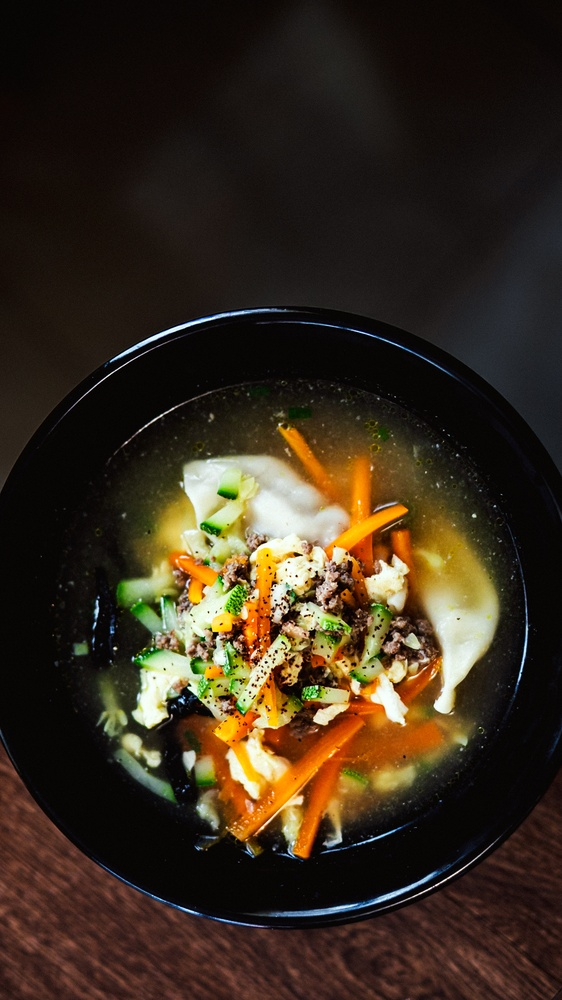
#> input picture historias/fotos/mandu-guk-cenital.jpg, 562 x 1000 px, shrunk from 1080 x 1920 before the run
$ python espacio-negativo.py ../fotos/mandu-guk-cenital.jpg
#> lines starting #> are read from the running program, lines starting #| are printed output that depends on the picture; after the words box and inside, x2 and y2 are one past the last pixel; in counts of white or black regions, pixels touching at a corner belong together
#!/usr/bin/env python3
"""Dónde puede ir el texto en una foto, y de qué color.

    python3 herramientas/espacio-negativo.py fotos/mi-foto.jpg

Busca las zonas sin detalle (espacio neutro) y para cada una informa la
luminancia y el contraste contra tinta blanca y oscura. El bloque de texto
se ancla a un borde, así que además de la zona neutra más grande reporta
las cuatro esquinas por separado: es lo que decide --ancla y --arriba.

"Neutra" = poca variación local. No alcanza con que sea oscura: la madera
es oscura y tiene veta, y texto chico sobre veta no se lee.
"""
import sys
import numpy as np
from PIL import Image

CELDA = 10          # px por celda de la grilla
UMBRAL = 0.010      # variación local por debajo de la cual la zona es neutra


def mapas(path):
    im = Image.open(path).convert("RGB")
    W, H = im.size
    a = np.asarray(im, dtype=np.float32) / 255.0
    # luminancia relativa: sRGB -> lineal -> Y (la misma que usa WCAG)
    lin = np.where(a <= 0.04045, a / 12.92, ((a + 0.055) / 1.055) ** 2.4)
    Y = lin[..., 0] * 0.2126 + lin[..., 1] * 0.7152 + lin[..., 2] * 0.0722
    gh, gw = H // CELDA, W // CELDA
    c = Y[:gh * CELDA, :gw * CELDA].reshape(gh, CELDA, gw, CELDA)
    media = c.mean(axis=(1, 3))
    detalle = c.std(axis=(1, 3))
    # sumar la variación ENTRE celdas vecinas: capta la veta de la madera,
    # que dentro de una celda de 10px puede parecer lisa
    dv = np.zeros_like(detalle)
    dv[:-1, :] += np.abs(media[1:, :] - media[:-1, :])
    dv[:, :-1] += np.abs(media[:, 1:] - media[:, :-1])
    return W, H, media, detalle + dv


def rect_max(ok):
    """Rectángulo de área máxima dentro de la máscara booleana."""
    gh, gw = ok.shape
    alt = np.zeros(gw, dtype=int)
    mejor = (0, 0, 0, 0, 0)
    for y in range(gh):
        alt = np.where(ok[y], alt + 1, 0)
        pila = []
        for x in range(gw + 1):
            h = alt[x] if x < gw else 0
            inicio = x
            while pila and pila[-1][1] >= h:
                x0, h0 = pila.pop()
                if h0 * (x - x0) > mejor[0]:
                    mejor = (h0 * (x - x0), x0, y - h0 + 1, x - x0, h0)
                inicio = x0
            pila.append((inicio, h))
    return mejor


def contraste(Ya, Yb):
    return (max(Ya, Yb) + 0.05) / (min(Ya, Yb) + 0.05)


Y_BLANCO, Y_OSCURA = 1.0, 0.0103   # #ffffff y #1a1a1a


def describir(nombre, media, detalle, gx, gy, gw, gh, W, H):
    if gw == 0 or gh == 0:
        print(f"  {nombre:<16} sin zona neutra")
        return
    parche = media[gy:gy + gh, gx:gx + gw]
    Ym = float(parche.mean())
    x, y, w, h = gx * CELDA, gy * CELDA, gw * CELDA, gh * CELDA
    cb, co = contraste(Y_BLANCO, Ym), contraste(Y_OSCURA, Ym)
    tinta = "#ffffff" if cb >= co else "#1a1a1a"
    print(f"  {nombre:<16} x {x:>4}-{x+w:<4} y {y:>4}-{y+h:<4}  "
          f"({100*w/W:>4.0f}% x {100*h/H:>4.0f}%)  "
          f"lum {Ym:.4f}  blanco {cb:5.2f}:1  oscura {co:5.2f}:1  -> {tinta}")


def main(path):
    W, H, media, detalle = mapas(path)
#> in mapas, im is the input picture: PIL image 562x1000 RGB; mean R, G, B 56.4, 44.2, 29.4
#> in mapas, `Y = lin[..., 0] * 0.2126 + lin[..., 1] * 0.7152 + lin[..., 2] * 0.0722`:
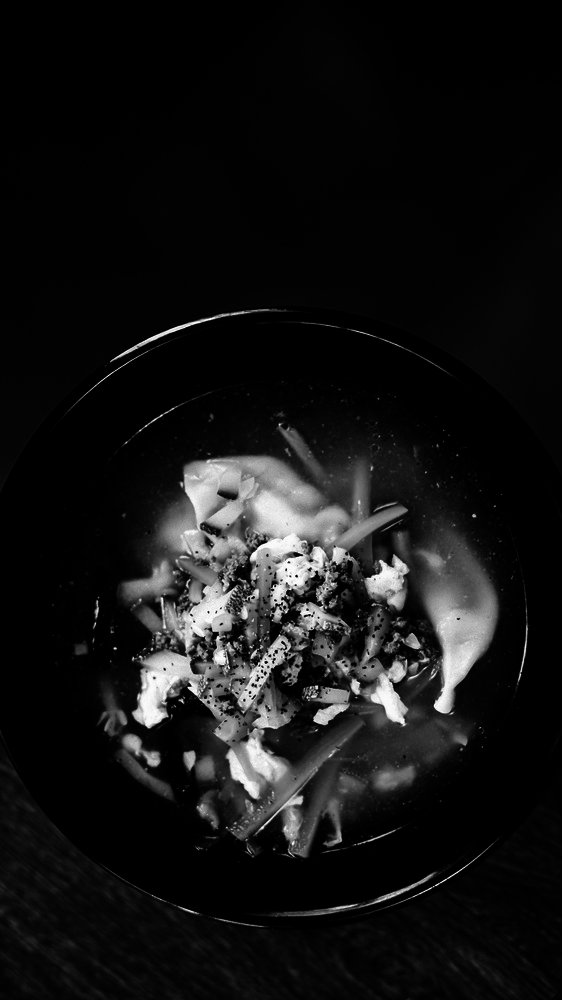
#> Y: shape (1000, 562) float32; min 0, max 0.997, mean 0.0819
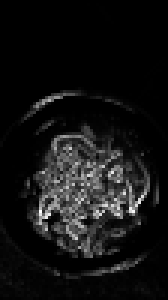
#> detalle: shape (100, 56) float32 (shown 3 times larger); min 0.00016, max 1.3, mean 0.0999; drawn with min black and max white
#> W = 562; H = 1000
    ok = detalle < UMBRAL
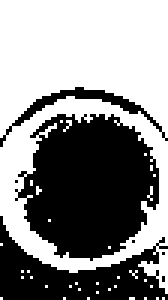
#> ok: shape (100, 56) bool (shown 3 times larger); 54.7% white; 7 black regions (4 under 20 px), largest, box (x1, y1, x2, y2) and area: (5, 38, 53, 87) 1669, (0, 72, 56, 100) 699, (0, 29, 56, 49) 164
    gh, gw = ok.shape
#> gh = 100; gw = 56
    print(f"{path}   {W}x{H}\n")
#| ../fotos/mandu-guk-cenital.jpg   562x1000
    print("ZONA NEUTRA MÁS GRANDE")
    area, gx, gy, gwr, ghr = rect_max(ok)
#> after the loop in rect_max, `for y in range(gh):`: alt = 56 values, max 1 at index 0, min 0 at index 1, mean 0.143; mejor = (1624, 0, 0, 56, 29)
#> area = 1624; gx = 0; gy = 0; gwr = 56; ghr = 29
    describir("mayor", media, detalle, gx, gy, gwr, ghr, W, H)
#> in describir, `parche = media[gy:gy + gh, gx:gx + gw]`:
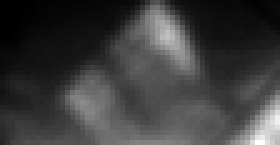
#> parche: shape (29, 56) float32 (shown 5 times larger); min 0.00171, max 0.0212, mean 0.00638; drawn with min black and max white
#> in describir, `Ym = float(parche.mean())`: Ym = 0.00638
#> in describir, `x, y, w, h = gx * CELDA, gy * CELDA, gw * CELDA, gh * CELDA`: x = 0; w = 560; h = 290
#> in describir, `cb, co = contraste(Y_BLANCO, Ym), contraste(Y_OSCURA, Ym)`: cb = 18.62; co = 1.07
#> in describir, `tinta = "#ffffff" if cb >= co else "#1a1a1a"`: tinta = '#ffffff'
#|   mayor            x    0-560  y    0-290   ( 100% x   29%)  lum 0.0064  blanco 18.62:1  oscura  1.07:1  -> #ffffff
    print(f"  cubre {100*area*CELDA*CELDA/(W*H):.1f} % del lienzo\n")
#|   cubre 28.9 % del lienzo

    print("POR ESQUINA (el bloque se ancla a un borde, así que esto es lo que manda)")
    mitad_v, mitad_h = gh // 2, gw // 2
#> mitad_v = 50; mitad_h = 28
    for nombre, ys, xs in [("sup. izquierda", slice(0, mitad_v), slice(0, mitad_h)),
                           ("sup. derecha",   slice(0, mitad_v), slice(mitad_h, gw)),
                           ("inf. izquierda", slice(mitad_v, gh), slice(0, mitad_h)),
                           ("inf. derecha",   slice(mitad_v, gh), slice(mitad_h, gw))]:
        sub = ok[ys, xs]
        a2, x2, y2, w2, h2 = rect_max(sub)
        describir(nombre, media, detalle,
                  x2 + (xs.start or 0), y2 + (ys.start or 0), w2, h2, W, H)
#> this loop made 4 passes
#> (a2, x2, w2, h2, Ym in describir, x in describir, y in describir, w in describir) on passes 1 to 4: (812, 0, 28, 29, 0.00532, 0, 0, 280), (840, 0, 28, 30, 0.00766, 280, 0, 280), (110, 0, 5, 22, 0.00178, 0, 500, 50), (87, 25, 3, 29, 0.00204, 530, 500, 30)
#|   sup. izquierda   x    0-280  y    0-290   (  50% x   29%)  lum 0.0053  blanco 18.98:1  oscura  1.09:1  -> #ffffff
#|   sup. derecha     x  280-560  y    0-300   (  50% x   30%)  lum 0.0077  blanco 18.21:1  oscura  1.05:1  -> #ffffff
#|   inf. izquierda   x    0-50   y  500-720   (   9% x   22%)  lum 0.0018  blanco 20.28:1  oscura  1.16:1  -> #ffffff
#|   inf. derecha     x  530-560  y  500-790   (   5% x   29%)  lum 0.0020  blanco 20.18:1  oscura  1.16:1  -> #ffffff
#> pass 1, in main, `sub = ok[ys, xs]`:
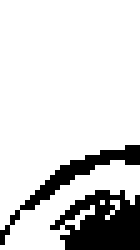
#> sub: shape (50, 28) bool (shown 5 times larger); 83.4% white; 2 black regions, box (x1, y1, x2, y2) and area: (10, 38, 28, 50) 148, (0, 29, 28, 49) 84
#> pass 1, in describir (call 2), `parche = media[gy:gy + gh, gx:gx + gw]`:
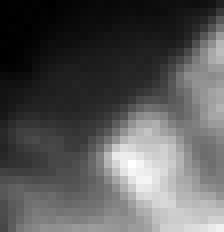
#> parche: shape (29, 28) float32 (shown 8 times larger); min 0.00171, max 0.0123, mean 0.00532; drawn with min black and max white
#> after the loop:
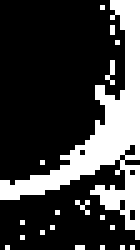
#> sub: shape (50, 28) bool (shown 5 times larger); 25.8% white; 19 white regions (18 under 20 px), largest, box (x1, y1, x2, y2) and area: (0, 0, 28, 48) 334


if __name__ == "__main__":
    if len(sys.argv) < 2:
        sys.exit(__doc__)
    for p in sys.argv[1:]:
        main(p)
        print()

$ run again, on historias/fotos/mugeunji-bossam.jpg
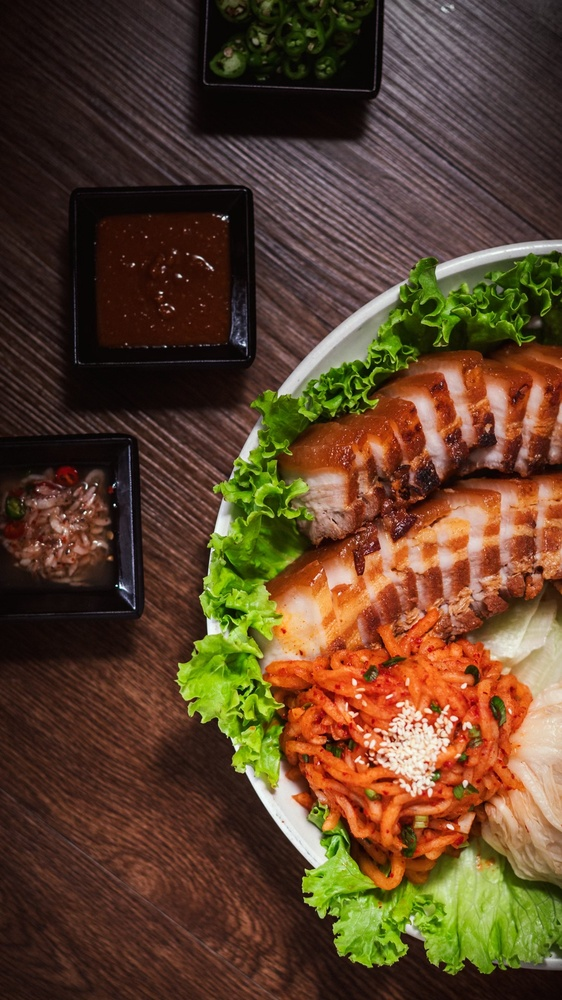
#> input picture historias/fotos/mugeunji-bossam.jpg, 562 x 1000 px, shrunk from 1080 x 1920 before the run
#> in mapas, im is the input picture: PIL image 562x1000 RGB; mean R, G, B 92.8, 65.9, 42.3
#> in main, `W, H, media, detalle = mapas(path)`: W = 562; H = 1000
#> in main, `ok = detalle < UMBRAL`:
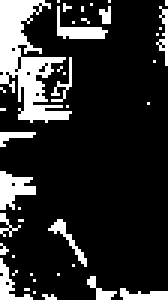
#> ok: shape (100, 56) bool (shown 3 times larger); 17.2% white; 41 white regions (31 under 20 px), largest, box (x1, y1, x2, y2) and area: (0, 0, 24, 41) 453, (0, 57, 12, 70) 91, (19, 2, 36, 13) 68
#| ../fotos/mugeunji-bossam.jpg   562x1000
#> after the loop in rect_max, `for y in range(gh):`: alt = 56 values, max 12 at index 1, min 0 at index 11, mean 1.79; mejor = (105, 0, 0, 7, 15)
#> area = 105; gx = 0; gwr = 7; ghr = 15
#> Ym = 0.00629
#> x = 0; w = 70; h = 150
#> cb = 18.65; co = 1.07
#> tinta = '#ffffff'
#|   mayor            x    0-70   y    0-150   (  12% x   15%)  lum 0.0063  blanco 18.65:1  oscura  1.07:1  -> #ffffff
#|   cubre 1.9 % del lienzo
#> the loop in main, `for nombre, ys, xs in [("sup. izquierda", slice(0, mitad_v), slice(0, ..` made 4 passes
#> (a2, x2, y2, w2, h2, Ym in describir, x in describir, y in describir) on passes 1 to 4: (105, 0, 0, 7, 15, 0.00629, 0, 0), (24, 0, 9, 6, 4, 0.00215, 280, 90), (40, 0, 8, 4, 10, 0.00464, 0, 580), (30, 13, 48, 15, 2, 0.00558, 410, 980)
#> (printed output is left out)
#> after the loop in main, `for nombre, ys, xs in [("sup. izquierda", slice(0, mitad_v), slice(0, ..`:
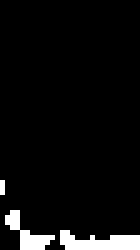
#> sub: shape (50, 28) bool (shown 5 times larger); 5.4% white; 3 white regions (1 under 20 px), largest, box (x1, y1, x2, y2) and area: (12, 46, 28, 50) 43, (1, 42, 11, 50) 30
